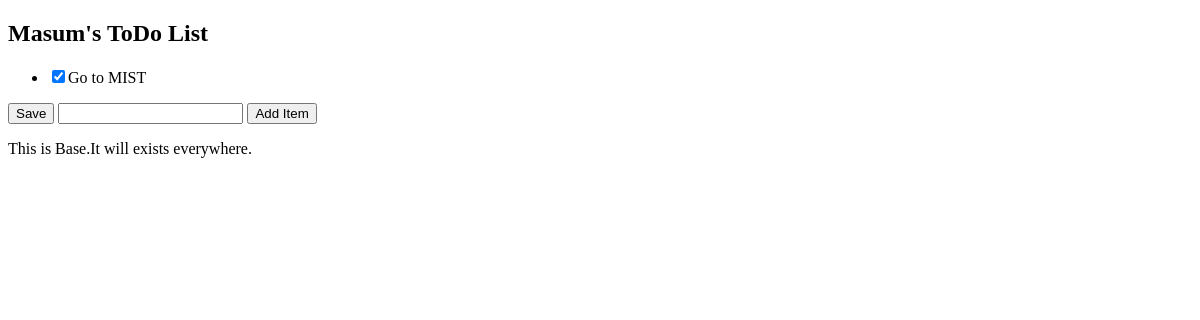
Page /2 on the earlier database version.
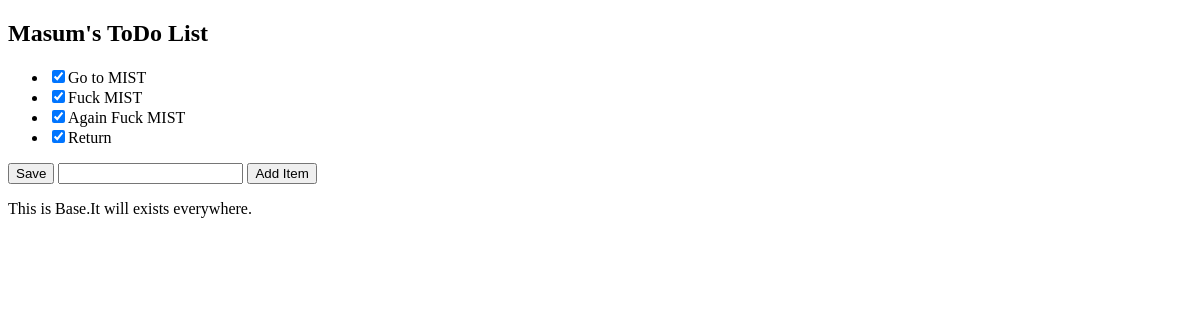
Same page on the later database version.
### Hero_Masum/models.py (models this page shows, shortened)
class Item(models.Model):
    todolist = models.ForeignKey(ToDoList,on_delete=models.CASCADE)
    text = models.CharField(max_length=300)
    complete = models.BooleanField()

### Hero_Masum/views.py (the view, shortened to what this page needs)
# urls.py: path("<int:id>",views.index,name="index"),
def index(response, id):
    ls = ToDoList.objects.get(id=id);  # Here is the trick i am using
    return render(response, "Hero_Masum/todoList.html", {"ls": ls})

### templates/Hero_Masum/todoList.html (shortened to what this page needs)
{% extends 'Hero_Masum/base.html' %}
{% block content %}
    <h2>{{ ls.name }}</h2>
    <form action="#" method="post">
        <ul>
            {% for li in ls.item_set.all %}
                <li><input type="checkbox" value="clicked" name="c{{ li.id }}" checked>{{ li.text }}</li>
            {% endfor %}
        </ul>
        <button type="submit" name="save" value="save">Save</button>
        <input type="text" name="new">
        <button type="submit" name="newItem" value="newItem">Add Item</button>
    </form>
{% endblock %}

Differences in the rows shown:
added Item: text "Fuck MIST"
added Item: text "Again Fuck MIST"
added Item: text "Return"
